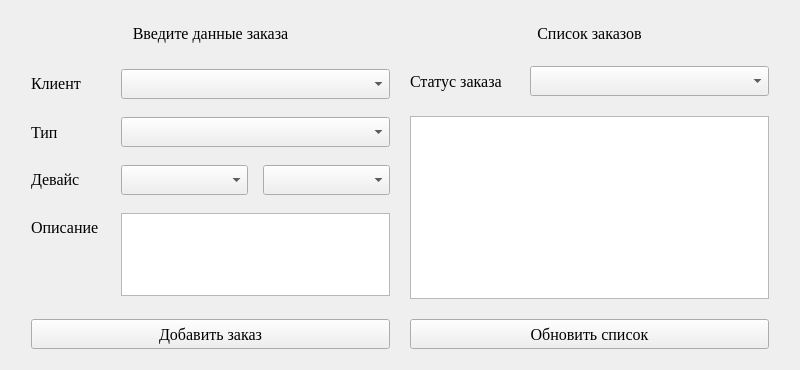
<?xml version="1.0" encoding="UTF-8"?>
<ui version="4.0">
 <class>Form</class>
 <widget class="QWidget" name="Form">
  <property name="geometry">
   <rect>
    <x>0</x>
    <y>0</y>
    <width>800</width>
    <height>370</height>
   </rect>
  </property>
  <property name="minimumSize">
   <size>
    <width>800</width>
    <height>370</height>
   </size>
  </property>
  <property name="windowTitle">
   <string>Form</string>
  </property>
  <layout class="QHBoxLayout" name="horizontalLayout">
   <item>
    <layout class="QHBoxLayout" name="horizontalLayout_2">
     <property name="spacing">
      <number>20</number>
     </property>
     <property name="leftMargin">
      <number>20</number>
     </property>
     <property name="topMargin">
      <number>10</number>
     </property>
     <property name="rightMargin">
      <number>20</number>
     </property>
     <property name="bottomMargin">
      <number>10</number>
     </property>
     <item>
      <layout class="QVBoxLayout" name="verticalLayout_8">
       <item>
        <widget class="QLabel" name="label_2">
         <property name="minimumSize">
          <size>
           <width>0</width>
           <height>25</height>
          </size>
         </property>
         <property name="maximumSize">
          <size>
           <width>16777215</width>
           <height>25</height>
          </size>
         </property>
         <property name="font">
          <font>
           <family>Times New Roman</family>
           <pointsize>12</pointsize>
          </font>
         </property>
         <property name="text">
          <string>Введите данные заказа</string>
         </property>
         <property name="alignment">
          <set>Qt::AlignCenter</set>
         </property>
        </widget>
       </item>
       <item>
        <layout class="QFormLayout" name="formLayout_2">
         <property name="sizeConstraint">
          <enum>QLayout::SetMaximumSize</enum>
         </property>
         <property name="horizontalSpacing">
          <number>20</number>
         </property>
         <property name="verticalSpacing">
          <number>15</number>
         </property>
         <property name="leftMargin">
          <number>0</number>
         </property>
         <property name="rightMargin">
          <number>0</number>
         </property>
         <item row="0" column="0">
          <widget class="QLabel" name="label_client">
           <property name="minimumSize">
            <size>
             <width>70</width>
             <height>30</height>
            </size>
           </property>
           <property name="maximumSize">
            <size>
             <width>70</width>
             <height>30</height>
            </size>
           </property>
           <property name="font">
            <font>
             <family>Times New Roman</family>
             <pointsize>12</pointsize>
            </font>
           </property>
           <property name="text">
            <string>&lt;html&gt;&lt;head/&gt;&lt;body&gt;&lt;p&gt;Клиент &lt;/p&gt;&lt;/body&gt;&lt;/html&gt;</string>
           </property>
          </widget>
         </item>
         <item row="0" column="1">
          <widget class="QComboBox" name="client_list">
           <property name="minimumSize">
            <size>
             <width>0</width>
             <height>30</height>
            </size>
           </property>
           <property name="maximumSize">
            <size>
             <width>16777215</width>
             <height>30</height>
            </size>
           </property>
           <property name="font">
            <font>
             <family>Times New Roman</family>
             <pointsize>12</pointsize>
            </font>
           </property>
          </widget>
         </item>
         <item row="2" column="0">
          <widget class="QLabel" name="label_device">
           <property name="minimumSize">
            <size>
             <width>70</width>
             <height>30</height>
            </size>
           </property>
           <property name="maximumSize">
            <size>
             <width>70</width>
             <height>30</height>
            </size>
           </property>
           <property name="font">
            <font>
             <family>Times New Roman</family>
             <pointsize>12</pointsize>
            </font>
           </property>
           <property name="text">
            <string>&lt;html&gt;&lt;head/&gt;&lt;body&gt;&lt;p&gt;Девайс&lt;/p&gt;&lt;/body&gt;&lt;/html&gt;</string>
           </property>
          </widget>
         </item>
         <item row="3" column="0">
          <widget class="QLabel" name="label_description">
           <property name="minimumSize">
            <size>
             <width>70</width>
             <height>30</height>
            </size>
           </property>
           <property name="maximumSize">
            <size>
             <width>70</width>
             <height>30</height>
            </size>
           </property>
           <property name="font">
            <font>
             <family>Times New Roman</family>
             <pointsize>12</pointsize>
            </font>
           </property>
           <property name="text">
            <string>&lt;html&gt;&lt;head/&gt;&lt;body&gt;&lt;p&gt;Описание&lt;/p&gt;&lt;/body&gt;&lt;/html&gt;</string>
           </property>
          </widget>
         </item>
         <item row="3" column="1">
          <widget class="QTextEdit" name="order_description">
           <property name="minimumSize">
            <size>
             <width>0</width>
             <height>0</height>
            </size>
           </property>
           <property name="maximumSize">
            <size>
             <width>16777215</width>
             <height>83</height>
            </size>
           </property>
           <property name="font">
            <font>
             <family>Times New Roman</family>
             <pointsize>12</pointsize>
            </font>
           </property>
          </widget>
         </item>
         <item row="2" column="1">
          <layout class="QHBoxLayout" name="horizontalLayout_4">
           <property name="spacing">
            <number>15</number>
           </property>
           <item>
            <widget class="QComboBox" name="device_company">
             <property name="minimumSize">
              <size>
               <width>0</width>
               <height>30</height>
              </size>
             </property>
             <property name="maximumSize">
              <size>
               <width>16777215</width>
               <height>30</height>
              </size>
             </property>
             <property name="font">
              <font>
               <family>Times New Roman</family>
               <pointsize>12</pointsize>
              </font>
             </property>
            </widget>
           </item>
           <item>
            <widget class="QComboBox" name="device_model">
             <property name="minimumSize">
              <size>
               <width>0</width>
               <height>30</height>
              </size>
             </property>
             <property name="maximumSize">
              <size>
               <width>16777215</width>
               <height>30</height>
              </size>
             </property>
             <property name="font">
              <font>
               <family>Times New Roman</family>
               <pointsize>12</pointsize>
              </font>
             </property>
            </widget>
           </item>
          </layout>
         </item>
         <item row="1" column="0">
          <widget class="QLabel" name="label_type">
           <property name="minimumSize">
            <size>
             <width>0</width>
             <height>30</height>
            </size>
           </property>
           <property name="maximumSize">
            <size>
             <width>16777215</width>
             <height>30</height>
            </size>
           </property>
           <property name="font">
            <font>
             <family>Times New Roman</family>
             <pointsize>12</pointsize>
            </font>
           </property>
           <property name="text">
            <string>Тип</string>
           </property>
          </widget>
         </item>
         <item row="1" column="1">
          <widget class="QComboBox" name="device_type">
           <property name="minimumSize">
            <size>
             <width>0</width>
             <height>30</height>
            </size>
           </property>
           <property name="maximumSize">
            <size>
             <width>16777215</width>
             <height>30</height>
            </size>
           </property>
           <property name="font">
            <font>
             <family>Times New Roman</family>
             <pointsize>12</pointsize>
            </font>
           </property>
          </widget>
         </item>
        </layout>
       </item>
       <item>
        <widget class="QPushButton" name="add_order">
         <property name="minimumSize">
          <size>
           <width>0</width>
           <height>30</height>
          </size>
         </property>
         <property name="maximumSize">
          <size>
           <width>16777215</width>
           <height>29</height>
          </size>
         </property>
         <property name="font">
          <font>
           <family>Times New Roman</family>
           <pointsize>12</pointsize>
          </font>
         </property>
         <property name="text">
          <string>Добавить заказ</string>
         </property>
        </widget>
       </item>
      </layout>
     </item>
     <item>
      <layout class="QVBoxLayout" name="verticalLayout_7">
       <item>
        <widget class="QLabel" name="label">
         <property name="minimumSize">
          <size>
           <width>0</width>
           <height>25</height>
          </size>
         </property>
         <property name="maximumSize">
          <size>
           <width>16777215</width>
           <height>25</height>
          </size>
         </property>
         <property name="font">
          <font>
           <family>Times New Roman</family>
           <pointsize>12</pointsize>
          </font>
         </property>
         <property name="text">
          <string>Список заказов</string>
         </property>
         <property name="alignment">
          <set>Qt::AlignCenter</set>
         </property>
        </widget>
       </item>
       <item>
        <layout class="QHBoxLayout" name="horizontalLayout_3">
         <item>
          <widget class="QLabel" name="label_3">
           <property name="minimumSize">
            <size>
             <width>0</width>
             <height>30</height>
            </size>
           </property>
           <property name="maximumSize">
            <size>
             <width>100</width>
             <height>16777215</height>
            </size>
           </property>
           <property name="font">
            <font>
             <family>Times New Roman</family>
             <pointsize>12</pointsize>
            </font>
           </property>
           <property name="text">
            <string>Статус заказа</string>
           </property>
          </widget>
         </item>
         <item>
          <widget class="QComboBox" name="order_status">
           <property name="minimumSize">
            <size>
             <width>0</width>
             <height>30</height>
            </size>
           </property>
           <property name="font">
            <font>
             <family>Times New Roman</family>
             <pointsize>12</pointsize>
            </font>
           </property>
          </widget>
         </item>
        </layout>
       </item>
       <item>
        <widget class="QListWidget" name="list_orders">
         <property name="maximumSize">
          <size>
           <width>16777215</width>
           <height>543543</height>
          </size>
         </property>
         <property name="font">
          <font>
           <family>Times New Roman</family>
           <pointsize>12</pointsize>
          </font>
         </property>
        </widget>
       </item>
       <item>
        <widget class="QPushButton" name="refresh_list">
         <property name="minimumSize">
          <size>
           <width>0</width>
           <height>30</height>
          </size>
         </property>
         <property name="maximumSize">
          <size>
           <width>16777215</width>
           <height>29</height>
          </size>
         </property>
         <property name="font">
          <font>
           <family>Times New Roman</family>
           <pointsize>12</pointsize>
          </font>
         </property>
         <property name="text">
          <string>Обновить список</string>
         </property>
        </widget>
       </item>
      </layout>
     </item>
    </layout>
   </item>
  </layout>
 </widget>
 <resources/>
 <connections/>
</ui>
